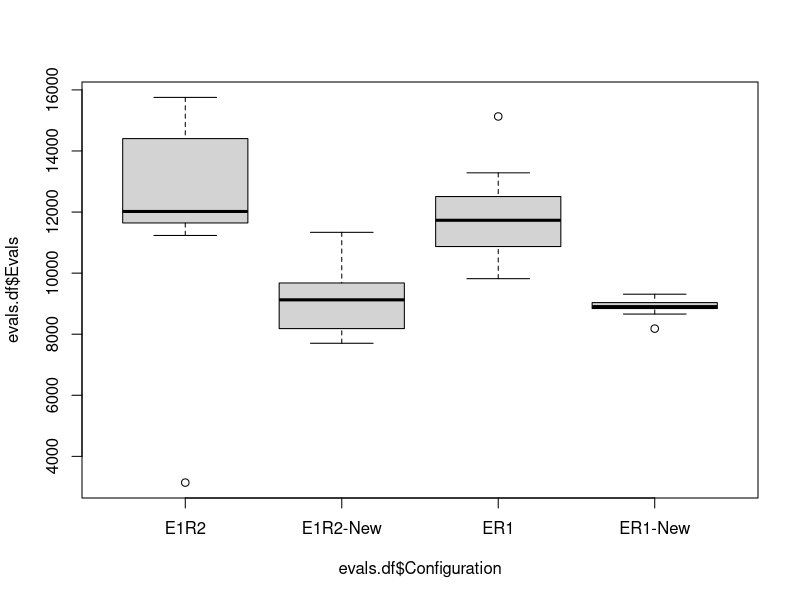

This chart was generated by the following R code:
evals.ip128.e96.r48.eval1.repro1 <- read.table('evals-ip128-e96-r48-eval1-repro1.dat')
evals.ip128.e96.r48.eval1.repro1.new <- read.table('evals-ip128-e96-r48-eval1-repro1-new.dat')
evals.ip128.e96.r24.eval1.repro2<- read.table('evals-ip128-e96-r24-eval1-repro2.dat')
evals.ip128.e96.r24.eval1.repro2.new <- read.table('evals-ip128-e96-r24-eval1-repro2-new.dat')
evals.df <- data.frame( Configuration=c(rep('ER1',length(evals.ip128.e96.r48.eval1.repro1$V1)), 
                          rep('ER1-New',length(evals.ip128.e96.r48.eval1.repro1.new$V1)),
                          rep('E1R2',length(evals.ip128.e96.r24.eval1.repro2$V1)),
                          rep('E1R2-New',length(evals.ip128.e96.r24.eval1.repro2.new$V1)) ),
                       Evals=c(evals.ip128.e96.r48.eval1.repro1$V1, 
                                evals.ip128.e96.r48.eval1.repro1.new$V1,
                               evals.ip128.e96.r24.eval1.repro2$V1,
                               evals.ip128.e96.r24.eval1.repro2.new$V1)
                       );
boxplot( evals.df$Evals ~ evals.df$Configuration )
